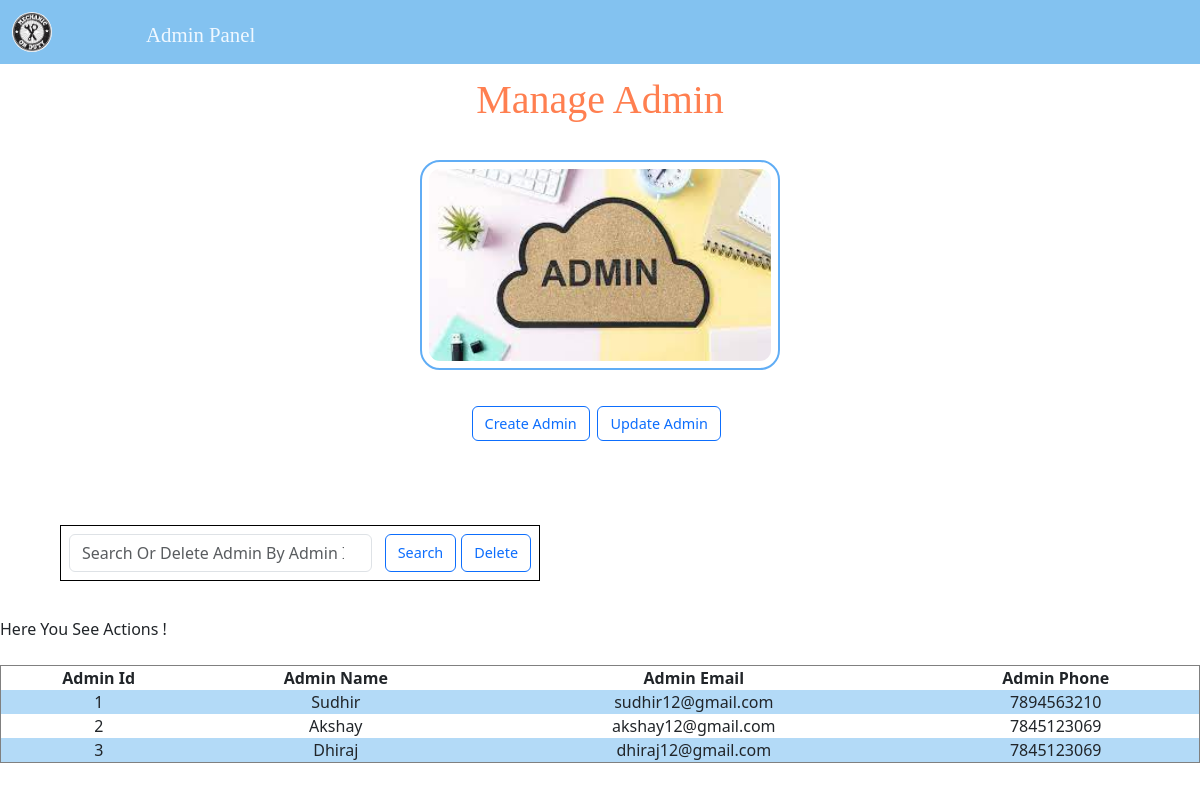
Screenshot of /manageadmin.php (signed in) with the database file from the repository.
### tables this page shows
CREATE TABLE `admin_tb` (
  `adminid` int(25) NOT NULL,
  `adminname` text NOT NULL,
  `adminmail` varchar(25) NOT NULL,
  `adminpassword` varchar(25) NOT NULL,
  `adminphone` varchar(10) NOT NULL
);

### manageadmin.php (the view, shortened to what this page needs)
<?php
require('connection.php');?>
<!DOCTYPE html>
<html lang="en">
<head>
    <link href="https://cdn.jsdelivr.net/npm/bootstrap@5.3.0-alpha1/dist/css/bootstrap.min.css" rel="stylesheet">
    <link rel="stylesheet" href="./Css/adminpanel.css">
    <link rel="stylesheet" href="./Css/manageadmin.css">
</head>
<body>
    <nav>
        <div class="logo"><img src="./img/logo_img.jpg" alt=""></div>
        <a href="./adminpanel.php">Admin Panel</a>
    </nav>
    <h1>Manage Admin</h1>
    <div class="display">
        <img src="./img/admin_img.jpg" alt="">
    </div>
    <div class="btn-box">
        <button class="btn btn-outline-primary" onclick="openCreateAdmin()">Create Admin</button>
        <button class="btn btn-outline-primary" onclick="openUpdateAdmin()">Update Admin</button>
    </div>
    <div class="oparation">
        <form  method="post" class="d-flex">
            <input class="form-control me-2" name="id" type="number" placeholder="Search Or Delete Admin By Admin Id No.">
            <button class="btn btn-outline-primary" name="search" type="submit">Search</button>
            <button class="btn btn-outline-primary" name="delete" type="submit">Delete</button>
        </form>
    </div>
        <?php
        if(isset($_POST['search'])){
          $id=$_POST['id'];
          $srchquery="SELECT * FROM `admin_tb` Where `adminid`='$id'";
          $run_srchquery=mysqli_query($con,$srchquery);
          if(mysqli_num_rows($run_srchquery)==1){
            echo "Founded Record"."<br>";
            $foundrow=mysqli_fetch_assoc($run_srchquery);
            echo $foundrow['adminid']."-";
            echo $foundrow['adminname']."-";
            echo $foundrow['adminmail']."-";
            echo $foundrow['adminphone'];
          }
        }
        else{
          echo "Here You See Actions !";
        }
        ?>
    <?php
  $query="SELECT * FROM `admin_tb`";
  $run_query=mysqli_query($con,$query);
    ?>
    <div class="admintable">
    <table border='1'>
    <tr>
        <th>Admin Id</th>
        <th>Admin Name</th>
        <th>Admin Email</th>
        <th>Admin Phone</th>
    </tr>
    <tr>
        <?php while($row=mysqli_fetch_assoc($run_query)){?>
        <td><?php echo $row['adminid'];?></td>
        <td><?php echo $row['adminname'];?></td>
        <td><?php echo $row['adminmail'];?></td>
        <td><?php echo $row['adminphone'];?></td>
    </tr>
    <?php }?>
    </table>
</div>
</body>
</html>

### Css/adminpanel.css (style rules this page uses)
* { margin: 0; padding: 0; }
nav { background-color: #83c2f0; display:flex; padding:1%; }
nav img { width:40px; border-radius:50%; }
nav a { text-align: center; text-decoration: none; color: aliceblue; font-family: cursive; margin-left: 6%; margin-top: 0.6%; font-size: 1.3rem; transition: 0.4s; }
table { width: 100%; text-align:center; }
tr:nth-child(2n) { background-color: #b3daf7; }
.oparation { width: 40%; border:0.5px solid black; padding:8px; margin-top:7%; margin-left:5%; margin-bottom: 3%; }
.oparation form { width: 100%; }
.oparation form button { margin-left:5px; }

### Css/manageadmin.css (style rules this page uses)
* { margin: 0; padding: 0; }
html,body { width: 100%; overflow-x: hidden; }
nav { background-color: #83c2f0; display:flex; padding:1%; }
nav img { width:40px; border-radius:50%; }
nav a { margin-left: 8%; }
h1 { text-align: center; margin: 1%; font-family: cursive; color: coral; }
.display { width: 30%; margin: 3% auto; }
.display img { width: 100%; border-radius: 20px; border: 2px solid rgb(96, 173, 245); padding: 7px; }
.btn-box { margin: 1% 39%; width: 30%; }
.btn { margin-left: 1%; font-size: 0.9rem; font-weight: 500; }
.admintable { margin-top: 2%; }

### rows the page displays
admin_tb: adminid "1", adminname "Sudhir", adminmail "sudhir12@gmail.com", adminphone "7894563210"
admin_tb: adminid "2", adminname "Akshay", adminmail "akshay12@gmail.com", adminphone "7845123069"
admin_tb: adminid "3", adminname "Dhiraj", adminmail "dhiraj12@gmail.com", adminphone "7845123069"
